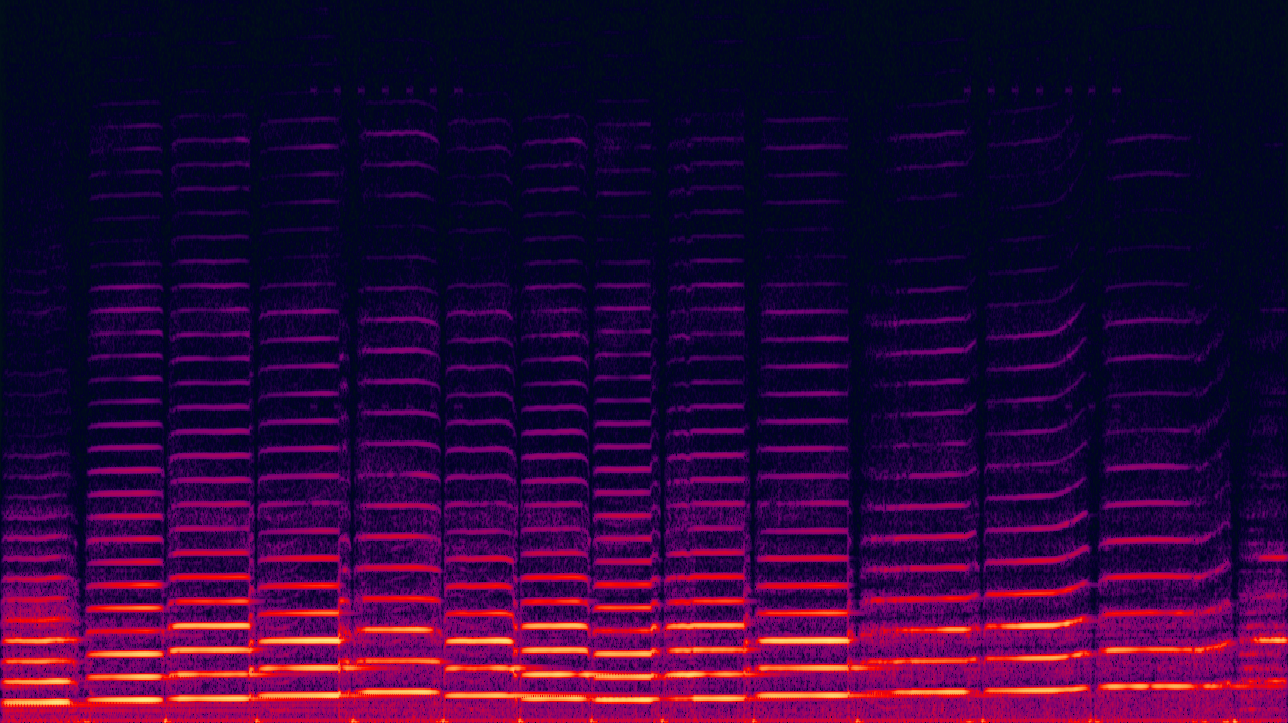
#> input picture notebooks/segmentation/violin.png, 1288 x 723 px
$ jupyter execute '#7 - Sobel Edge detection.ipynb'   (older library calls are emulated)
#> lines starting #> are read from the running program, lines starting #| are printed output that depends on the picture
# Edge Detection

We might suppose that the brightness of our image has discontinuities. If we find the points of discontinuity and draw a a set of curved segments around them, we have edges.

Our image is a two dimensional display, and so we do not have to worry about depth-of-field or point spread. We also do not have to worry about penumbral blurring, I don't believe.

A one-dimensional image $f$ that has exactly one edge placed at $x = 0$ may be modeled as the below function. The [error function](https://en.wikipedia.org/wiki/Error_function) accounts for the effects of edge blurring.

$f(x) = \frac{I_r - I_\ell}{2} \left( \operatorname{erf}\left(\frac{x}{\sqrt{2}\sigma}\right) + 1\right) + I_\ell$

At the left side of the edge, the intensity is $\ell = \lim_{x \rightarrow -\infty} f(x)$, and right of the edge it is $I_r = \lim_{x \rightarrow \infty} f(x)$ The scale parameter $sigma$ is called the blur scale of the edge.

### A difficult task

Edge detection is particuarly difficult. One approach is to find the local max and mins (zero-crossing based method) by computing a measure of 'edge strength', which is usually the gradient magnitude. Typically, Guassian smoothing is applied before edge detection.

The principle technique of these methods is to compute derivatives of pictures. One common algorithm is the Sobel–Feldman operator, which is a so-called first-order method. While effective, the problem we encounter is that all of the edges will be shown. This is more information than we want for the problem. Below is the rendering of the image being run through a Sobel-Feldman operator.

[cell 1]
# Sobel edge detection

import cv2
import numpy as np
from matplotlib import pyplot as plt

image = cv2.imread('violin.png')
#> image is the input picture: shape (723, 1288, 3); mean B, G, R 55.8, 5.9, 45.3
image = cv2.cvtColor(image, cv2.COLOR_BGR2RGB)

# Calcution of Sobelx
sobelx = cv2.Sobel(image,cv2.CV_64F,1,0,ksize=5)

plt.imshow(sobelx.astype(np.uint8))
plt.show()
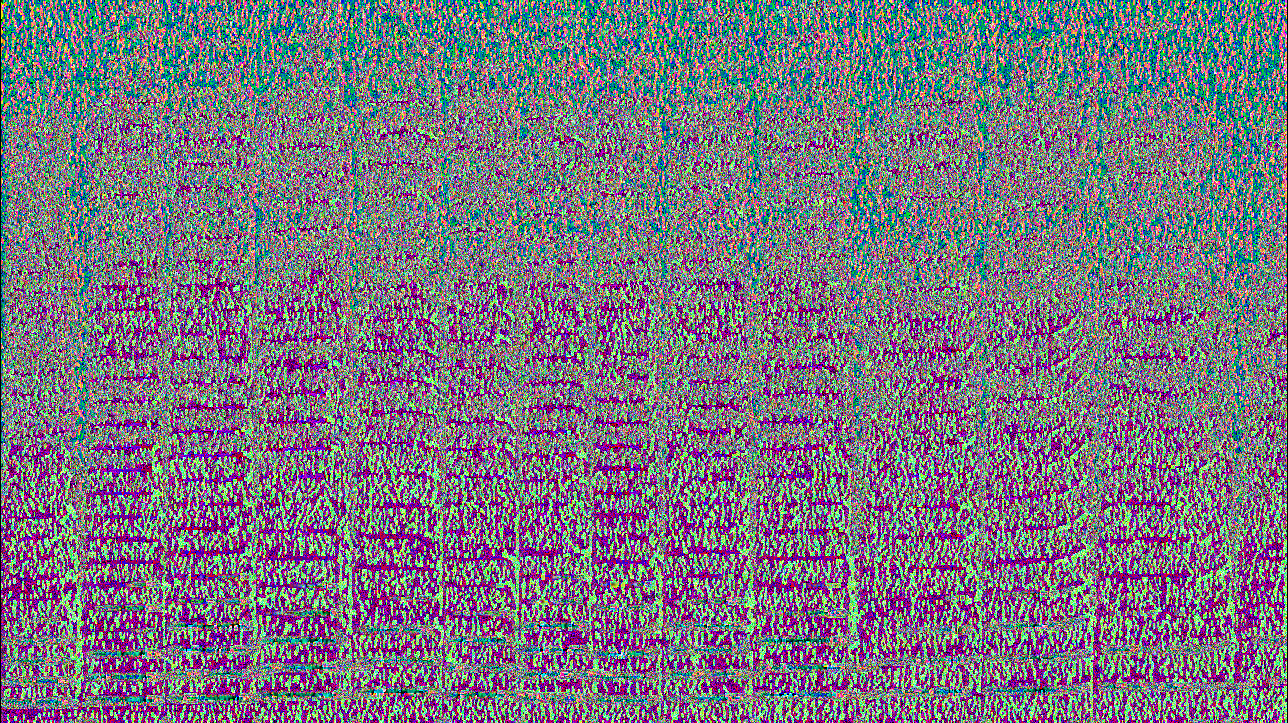
#> shown: shape (723, 1288, 3); mean R, G, B 120.6, 115.9, 127.3

That worked wonderfully. But there are a few problems with the code. We need to take the absolute value, and there's a lot of noise in the image to start.

What happens when we take the Laplacian?

[cell 2]
import cv2
import numpy as np

img = cv2.imread('violin.png',cv2.IMREAD_GRAYSCALE)
#> img: shape (723, 1288); min 5, max 229, mean 22.9
# 5x5 kernel is most common
kernel = np.ones((5,5),np.uint8)
dilated_img = cv2.dilate(img,kernel,iterations = 1)

# take the Laplacian of the image
lap = cv2.Laplacian(image, cv2.CV_64F)
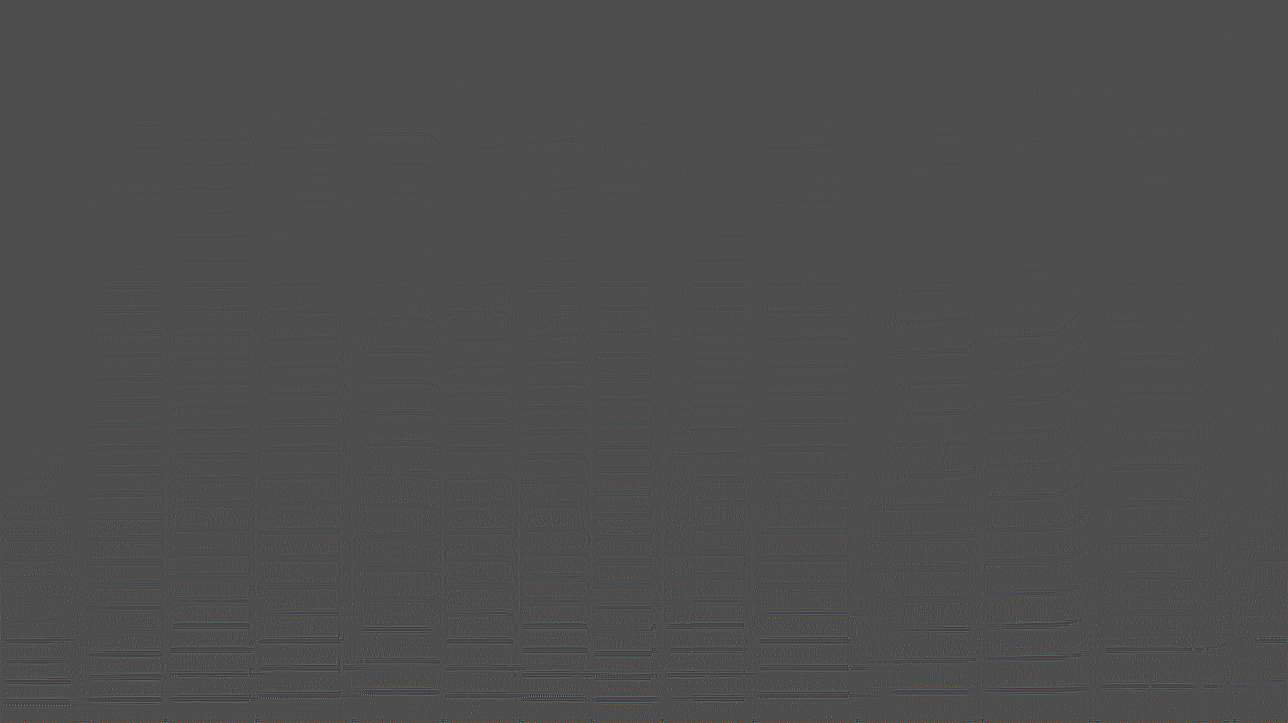
#> lap: shape (723, 1288, 3) float64; mean R, G, B 0.1, 0, 0; drawn with min black and max white
#compute absolute value
lap = np.uint8(np.absolute(lap))

plt.imshow(lap, cmap = 'gray')
plt.show()

It looks whimpy! We need to understand what is happening. Laplacian is a second derivative filter instead of a first derivative filter.

There's a positive Laplacian filter and a negative one. The positive filter checks for outward edges and the negative checks for inward edges.

### Sobel

The Sobel operator uses two 3x3 kernels which are convulved with the original image to calculate derivatives for the horizontal and vertical changes of gradient in an image.

[cell 3]
# Compute gradients along the X and Y axis, respectively

import cv2
import numpy as np

img = cv2.imread('violin.png',0)
# 5x5 kernel is most common
kernel = np.ones((5,5),np.uint8)

dilated_img = cv2.dilate(img,kernel,iterations = 1)

sobelX = cv2.Sobel(image, cv2.CV_64F, 1, 0)
sobelY = cv2.Sobel(image, cv2.CV_64F, 0, 1)

sobelX = np.uint8(np.absolute(sobelX))
sobelY = np.uint8(np.absolute(sobelY))
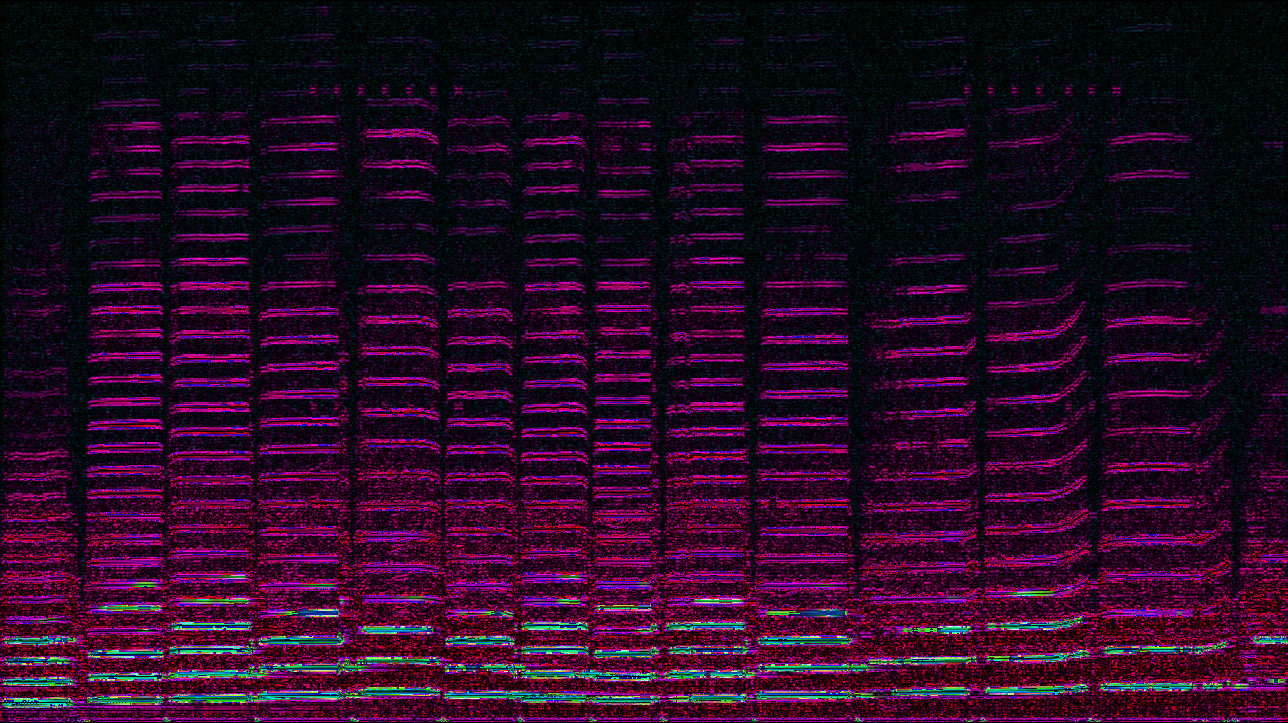
#> sobelY: shape (723, 1288, 3); mean R, G, B 40.4, 9, 36.9

plt.imshow(sobelY, cmap = 'gray')
plt.show()

[cell 4]
import cv2
import numpy as np

img = cv2.imread('violin.png',0)
# 5x5 kernel is most common
kernel = np.ones((5,5),np.uint8)

dilated_img = cv2.dilate(img,kernel,iterations = 1)

sobelX = cv2.Sobel(image, cv2.CV_64F, 1, 0)
sobelY = cv2.Sobel(image, cv2.CV_64F, 0, 1)

sobelX = np.uint8(np.absolute(sobelX))
sobelY = np.uint8(np.absolute(sobelY))

sobelCombined = cv2.bitwise_or(sobelX, sobelY)
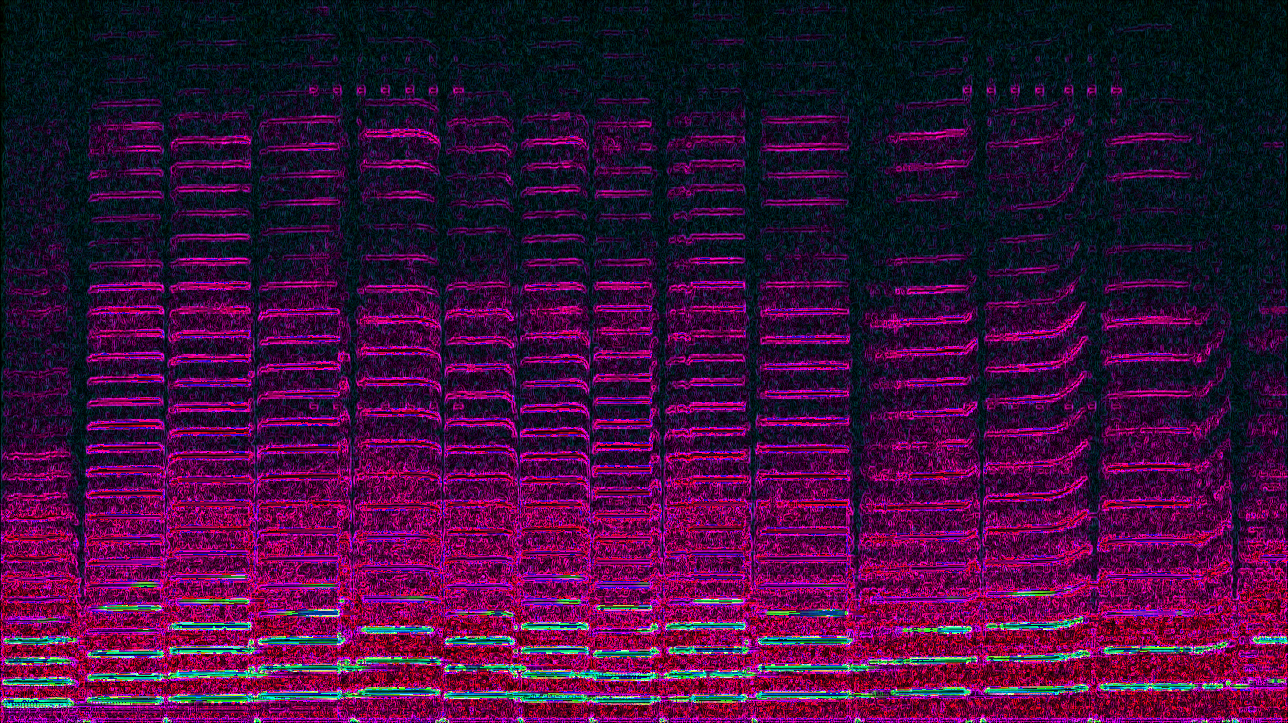
#> sobelCombined: shape (723, 1288, 3); mean R, G, B 63.5, 14.2, 59.4

plt.imshow(sobelCombined, cmap = 'gray')
plt.show()

$ run again, with notebooks/segmentation/houghlines5.jpg saved as notebooks/segmentation/violin.png
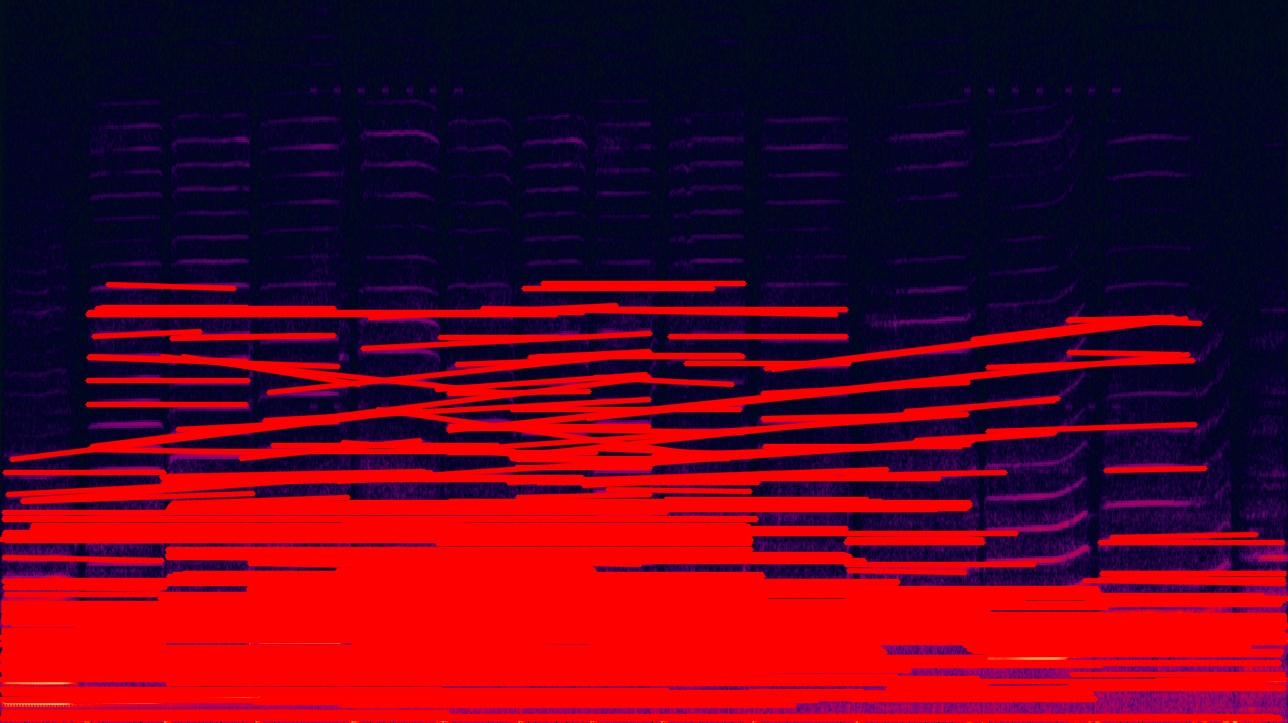
#> input picture notebooks/segmentation/houghlines5.jpg, 1288 x 723 px
#> image is the input picture: shape (723, 1288, 3); mean B, G, R 30.7, 3.3, 92.5
#> `lap = cv2.Laplacian(image, cv2.CV_64F)`:
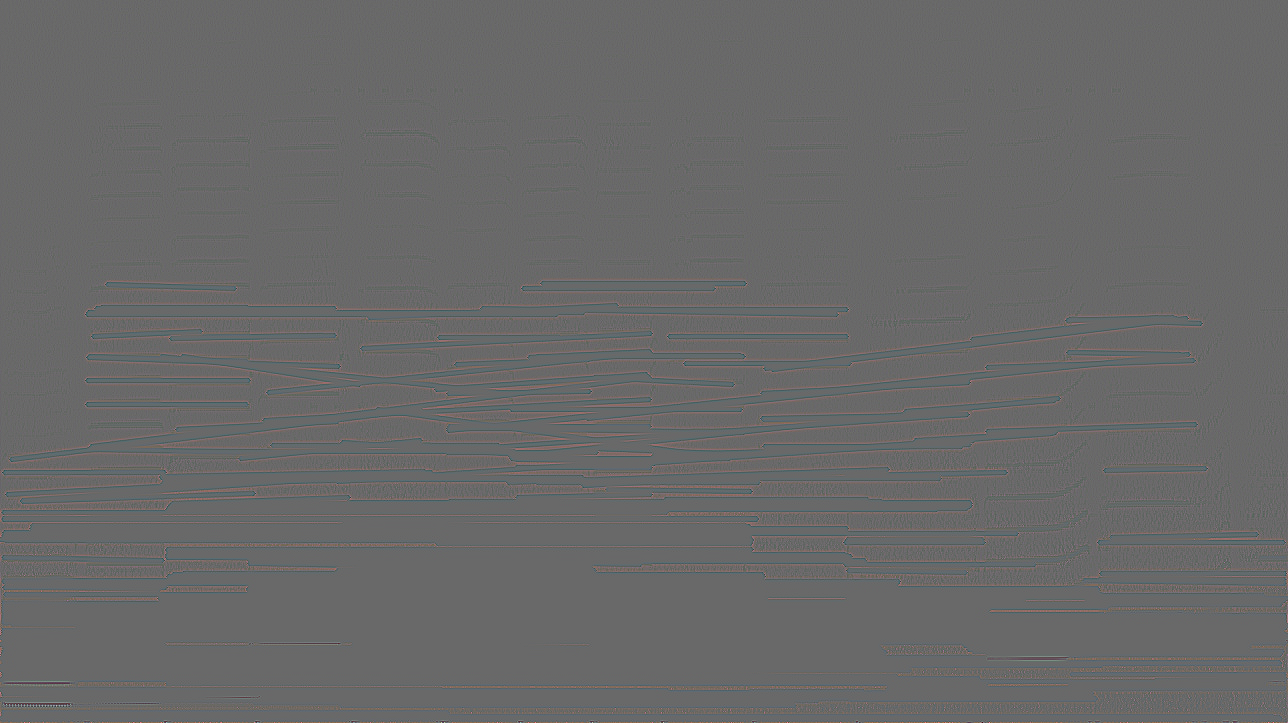
#> lap: shape (723, 1288, 3) float64; mean R, G, B 0.1, 0, 0; drawn with min black and max white
#> `sobelY = np.uint8(np.absolute(sobelY))`:
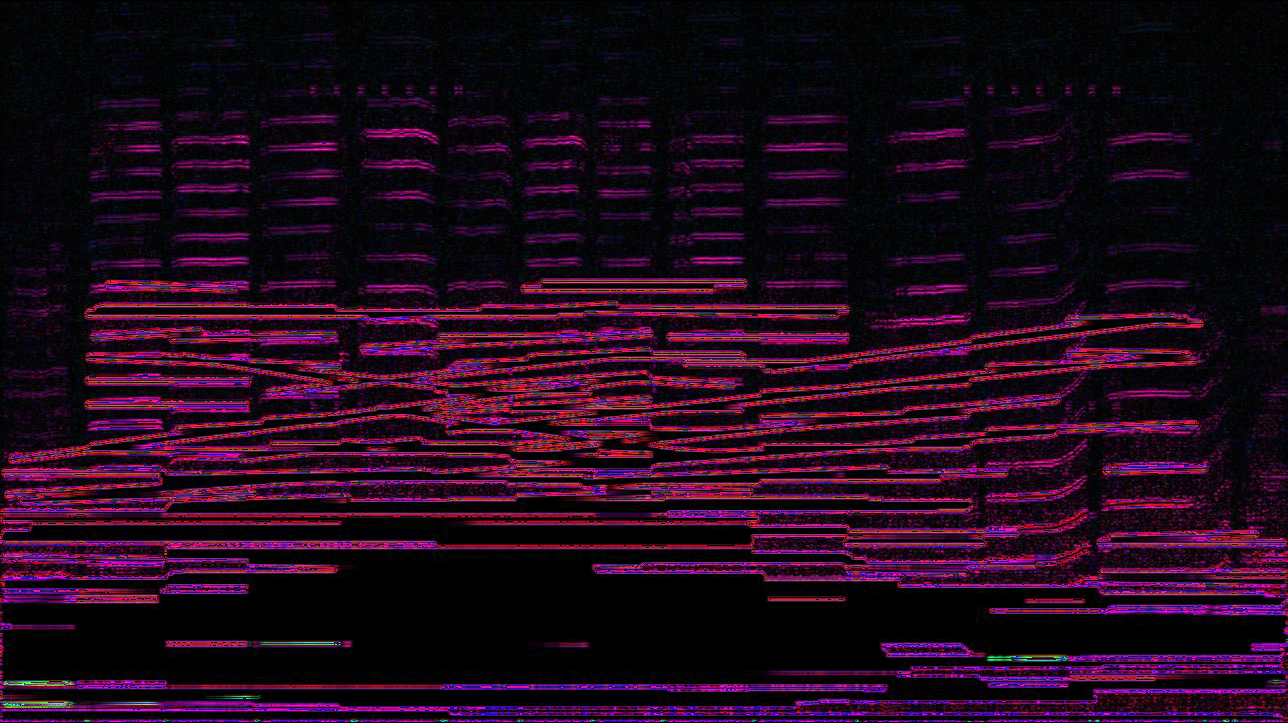
#> sobelY: shape (723, 1288, 3); mean R, G, B 32.8, 9, 27
